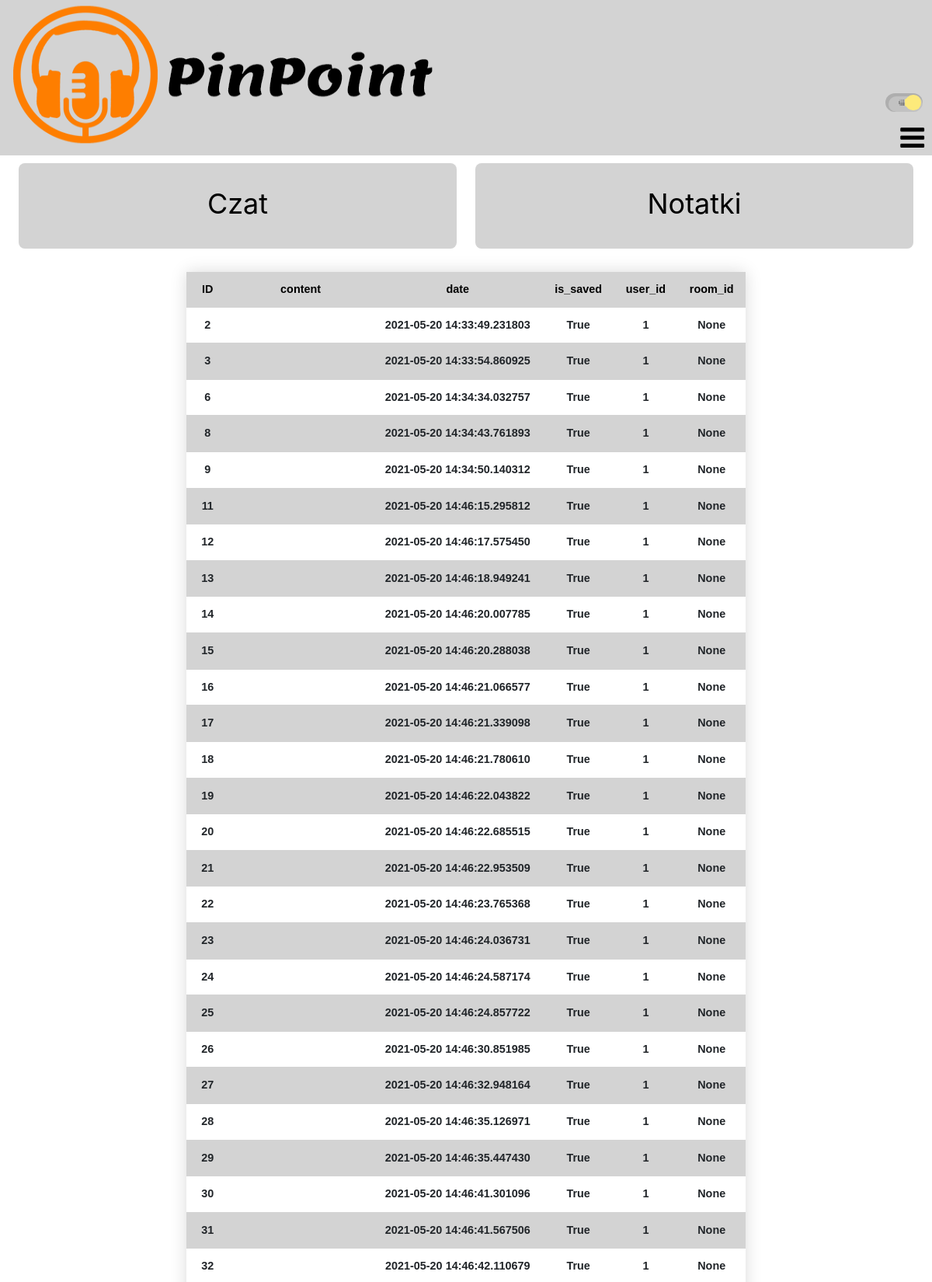
/history/user/1/messages (upper part), run on the app's committed database.
### application/models.py (models this page shows, shortened)
class Message(db.Model):
    __tablename__ = "message"
    message_id = db.Column(db.Integer, primary_key=True)
    content = db.Column(db.String(10000))
    date = db.Column(db.DateTime(timezone=True), default=func.now())
    is_saved = db.Column(db.Boolean, default=True)
    user_id = db.Column(db.Integer, db.ForeignKey('user.user_id'))
    room_id = db.Column(db.Integer, db.ForeignKey('room.room_id'))

### application/chat.py (the view)
@chat.route('/history/user/<user_id>/messages')
def history_user_message(user_id):
    json_messages = get_all_messages(user_id)
    return render_template("chat/history.html", user=current_user, messages=json_messages)

### application/chat.py (called while the page is built)
def get_all_messages(user_id=None, room_id=None, limit=100, to_json=False):
    if not user_id and not room_id:
        all_messages = Message.query.limit(limit).all()
    if not user_id and room_id:
        all_messages = Message.query.filter_by(room_id=room_id).limit(limit).all()
    if user_id and not room_id:
        all_messages = Message.query.filter_by(user_id=user_id).limit(limit).all()
    else:
        all_messages = Message.query.filter_by(user_id=user_id, room_id=room_id).limit(limit).all()
    if to_json:
        all_messages_asdict = []
        for message in all_messages:
            all_messages_asdict.append(message.as_dict())
        all_messagesJSON = json.dumps(all_messages_asdict, indent=4, sort_keys=True, default=str)
        return all_messagesJSON
    else:
        return all_messages

### application/templates/chat/history.html (shortened to what this page needs)
{% extends "base.html" %}
{% block styles %}
    <link rel="stylesheet" type="text/css" href="{{ url_for('static', filename='stylesheets/rooms_style.css') }}"/>
{% endblock %}
{% block content %}
    <div id="buttons">
        <a id="rooms2" href="/history/user/{{ current_user.user_id }}/messages"><div class="home_button">
            <p>Czat</p>
        </div></a>
        <a id="notes2" href="/history"><div class="home_button">
            <p>Notatki</p>
        </div></a>
    </div>
    <div id="list">
        <table class="list_table">
            <thead>
            <tr>
                <th>ID</th>
                <th>content</th>
                <th>date</th>
                <th>is_saved</th>
                <th>user_id</th>
                <th>room_id</th>
            </tr>
            </thead>
            <tbody>
            {% for Message in messages %}
                <tr>
                    <td>{{ Message.message_id }}</td>
                    <td>{{ Message.content }}</td>
                    <td>{{ Message.date }}</td>
                    <td>{{ Message.is_saved }}</td>
                    <td>{{ Message.user_id }}</td>
                    <td>{{ Message.room_id }}</td>
                </tr>
            {% endfor %}
            </tbody>
        </table>
    </div>
{% endblock %}

### application/templates/base.html (shortened to what this page needs)
<!DOCTYPE HTML>
<html lang="pl-PL">
	<head>
        <link rel="stylesheet" type="text/css" href="{{ url_for('static', filename='stylesheets/base_style.css') }}"/>
        {% block styles %}
        {% endblock %}
        <link
                rel="stylesheet"
                href="https://stackpath.bootstrapcdn.com/bootstrap/4.4.1/css/bootstrap.min.css"
        />
        <link
                rel="stylesheet"
                href="https://stackpath.bootstrapcdn.com/font-awesome/4.7.0/css/font-awesome.min.css"
        />
	</head>
    <body>
    <div id="header">
        <a href="/" style="text-decoration: none;">
            <img id="banner" style="position:relative;height:200px; width:600px;outline: none;" src="../static/images/light_banner.png" contenteditable/>
        </a>
        {% if user.is_authenticated %}
            <div class="menu" id="menu_id">
            <a id="logout" href="/logout"><button class="btn btn-light">Wyloguj</button></a>
            <a id="rooms" href="/rooms"><button class="btn btn-light">Pokoje</button></a>
            <a id="friends" href="/friends"><button class="btn btn-light">Lista znajomych</button></a>
            <a id="online" href="/online-users"><button class="btn btn-light">Użytkownicy online</button></a>
            <a id="friends" href="/history"><button class="btn btn-light">Historia</button></a>
            <a id="notes" href="/notes"><button class="btn btn-light">Notatki</button></a>
            <a id="home" href="/"><button class="btn btn-light">Strona główna</button></a>
            {% if current_user.has_role('admin') %}
                <a id="admin" href="/admin"><button class="btn btn-light">Panel administratorski</button></a>
            {% endif %}
            </div>
            <a href="javascript:void(0);" class="icon" onclick="menuFunction()">
                <i class="fa fa-bars"></i>
            </a>
        {% else %}
            <a href="javascript:void(0);" class="icon" onclick="menuFunction()">
                <i class="fa fa-bars"></i>
            </a>
        {% endif %}
        <input id="chbox" class="l" type="checkbox" checked/>
    </div>
		<div id="content">
			{% block content %}
			{% endblock %}
		</div>
	</body>
</html>

### application/static/stylesheets/base_style.css (style rules this page uses)
* { margin: 0; padding: 0; }
html { position: relative; }
:root { --primary-color: #f3f3f3; --secondary-color: #d3d3d3; --font-color: #000000; --banner-color: url('http://127.0.0.1:5000/static/images/light_banner.png'); }
body { background-color: var(--primary-color); color: var(--font-color); margin: 0; }
#banner { content: var(--banner-color); height: 95% !important; width: 45% !important; max-width: 600px; min-width: 600px; }
#header { position:relative; height: 200px; width: 100%; background-color: var(--secondary-color); }
#buttons { position: relative; min-height: 100px; width: 100%; }
.home_button { position: relative; min-height: 70px; width: 47%; float: left; margin-top: 10px; margin-left: 2%; background-color: var(--secondary-color); border-radius: 8px; }
.home_button > p { padding:15px; font-size: 3vw; text-align: center; color: var(--font-color); margin-top: 10px; }
.l { position: absolute; background-color: rgba(187,187,187,0.45); border-radius: 0.75em; box-shadow: 0.125em 0.125em 0 0.125em rgba(0,0,0,0.3) inset; color: #fdea7b; display: inline-flex; align-items: center; padding: 0.15em !important; width: 3em; height: 1.5em; transition: background-color 0.1s 0.3s ease-out, box-shadow 0.1s 0.3s ease-out; -webkit-appearance: none; -moz-appearance: none; appearance: none; top: 60%; left: 95%; }
.l:before, .l:after { content: ""; top: 45%; left: 95%; }
.l:before { background-color: #d7d7d7; border-radius: 50%; width: 1.2em; height: 1.2em; transition: background-color 0.1s 0.3s ease-out, transform 0.3s ease-out; z-index: 1; }
.l:after { background: linear-gradient(transparent 50%, rgba(0,0,0,0.15) 0) 0 50% / 50% 100%, repeating-linear-gradient(90deg,#bbb 0,#bbb,#bbb 20%,#999 20%,#999 40%) 0 50% / 50% 100%, radial-gradient(circle at 50% 50%,#888 25%, transparent 26%); background-repeat: no-repeat; border: 0.25em solid transparent; border-left: 0.4em solid #d8d8d8; border-right: 0 solid transparent; transition: border-left-color 0.1s 0.3s ease-out, transform 0.3s ease-out; transform: translateX(-22.5%); transform-origin: 25% 50%; width: 1.2em; height: 1em; }
.l:checked { background-color: rgba(187,187,187,0.7); box-shadow: 0.125em 0.125em 0 0.125em rgba(0,0,0,0.1) inset; }
.l:checked:before { background-color: currentColor; transform: translateX(125%) }
.l:checked:after { border-left-color: currentColor; transform: translateX(-2.5%) rotateY(180deg); }
.icon { display: none; font-size: 3vw !important; color: var(--font-color) !important; margin: 150px 10px 10px 0px; }
@media screen and (max-width: 1200px) { a.icon { float: right; display: block; } }
@media screen and (max-width: 1200px) { a.icon { position: absolute; right: 0; top: 0; } }

### application/static/stylesheets/rooms_style.css (style rules this page uses)
* { margin: 0; padding: 0; }
html { position: relative; }
#buttons { position: relative; min-height: 100px; width: 100%; }
#list { width: 60%; margin-left: 20%; margin-top: 50px; }
.list_table { width: 100%; border-collapse: collapse; margin: 25px 0; font-size: 0.9em; font-family: sans-serif; min-width: 400px; box-shadow: 0 0 20px rgba(0, 0, 0, 0.15); }
.list_table thead tr { background-color: var(--secondary-color); color: var(--font-color); text-align: left; }
.list_table th, .list_table td { padding: 12px 15px; text-align: center; vertical-align: bottom; }
.list_table tbody tr { font-weight: bold; border-bottom: 1px solid var(--secondary-color); }
.list_table tbody tr:nth-of-type(even) { background-color: var(--secondary-color); }

### data on the page
Message: message_id "2", date "2021-05-20 14:33:49.231803", is_saved "True", user_id "1", room_id "None"
Message: message_id "3", date "2021-05-20 14:33:54.860925", is_saved "True", user_id "1", room_id "None"
Message: message_id "6", date "2021-05-20 14:34:34.032757", is_saved "True", user_id "1", room_id "None"
Message: message_id "8", date "2021-05-20 14:34:43.761893", is_saved "True", user_id "1", room_id "None"
Message: message_id "9", date "2021-05-20 14:34:50.140312", is_saved "True", user_id "1", room_id "None"
Message: message_id "11", date "2021-05-20 14:46:15.295812", is_saved "True", user_id "1", room_id "None"
Message: message_id "12", date "2021-05-20 14:46:17.575450", is_saved "True", user_id "1", room_id "None"
Message: message_id "13", date "2021-05-20 14:46:18.949241", is_saved "True", user_id "1", room_id "None"
Message: message_id "14", date "2021-05-20 14:46:20.007785", is_saved "True", user_id "1", room_id "None"
Message: message_id "15", date "2021-05-20 14:46:20.288038", is_saved "True", user_id "1", room_id "None"
Message: message_id "16", date "2021-05-20 14:46:21.066577", is_saved "True", user_id "1", room_id "None"
Message: message_id "17", date "2021-05-20 14:46:21.339098", is_saved "True", user_id "1", room_id "None"
Message: message_id "18", date "2021-05-20 14:46:21.780610", is_saved "True", user_id "1", room_id "None"
Message: message_id "19", date "2021-05-20 14:46:22.043822", is_saved "True", user_id "1", room_id "None"
Message: message_id "20", date "2021-05-20 14:46:22.685515", is_saved "True", user_id "1", room_id "None"
Message: message_id "21", date "2021-05-20 14:46:22.953509", is_saved "True", user_id "1", room_id "None"
Message: message_id "22", date "2021-05-20 14:46:23.765368", is_saved "True", user_id "1", room_id "None"
Message: message_id "23", date "2021-05-20 14:46:24.036731", is_saved "True", user_id "1", room_id "None"
Message: message_id "24", date "2021-05-20 14:46:24.587174", is_saved "True", user_id "1", room_id "None"
Message: message_id "25", date "2021-05-20 14:46:24.857722", is_saved "True", user_id "1", room_id "None"
Message: message_id "26", date "2021-05-20 14:46:30.851985", is_saved "True", user_id "1", room_id "None"
Message: message_id "27", date "2021-05-20 14:46:32.948164", is_saved "True", user_id "1", room_id "None"
Message: message_id "28", date "2021-05-20 14:46:35.126971", is_saved "True", user_id "1", room_id "None"
Message: message_id "29", date "2021-05-20 14:46:35.447430", is_saved "True", user_id "1", room_id "None"
Message: message_id "30", date "2021-05-20 14:46:41.301096", is_saved "True", user_id "1", room_id "None"
Message: message_id "31", date "2021-05-20 14:46:41.567506", is_saved "True", user_id "1", room_id "None"
Message: message_id "32", date "2021-05-20 14:46:42.110679", is_saved "True", user_id "1", room_id "None"
